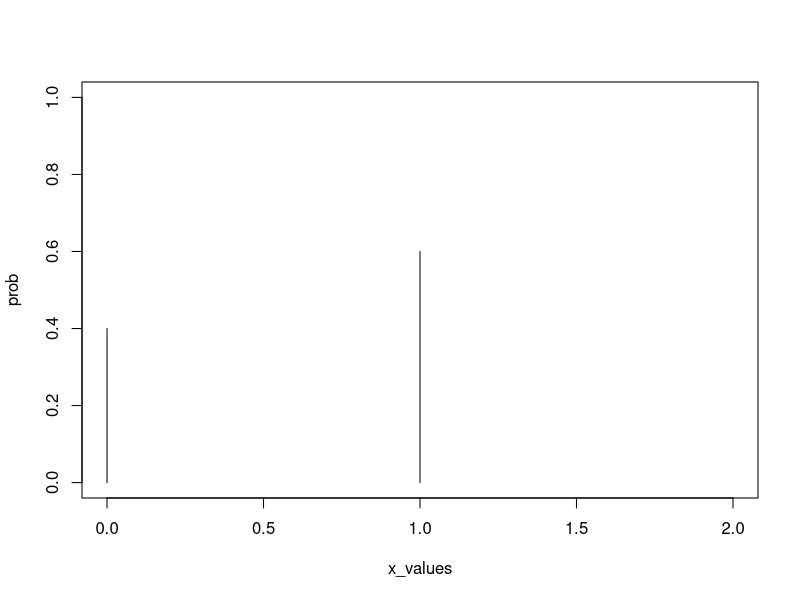
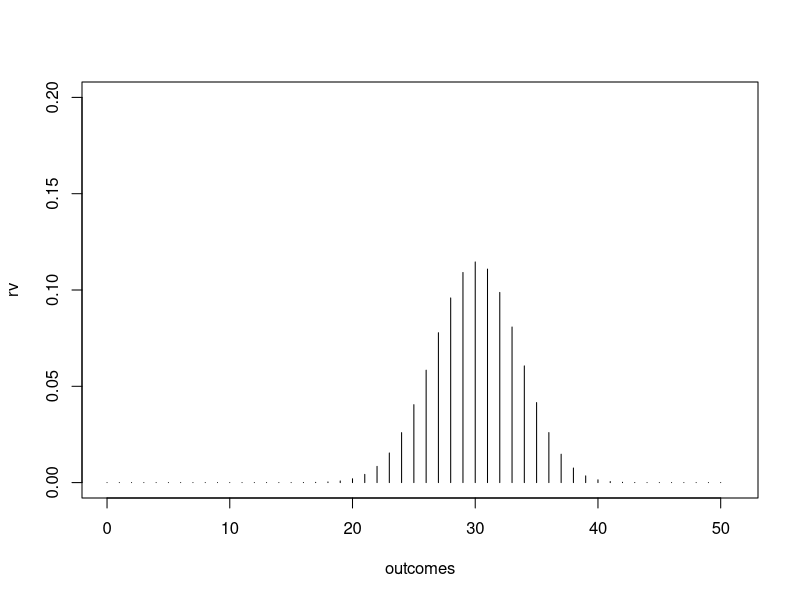
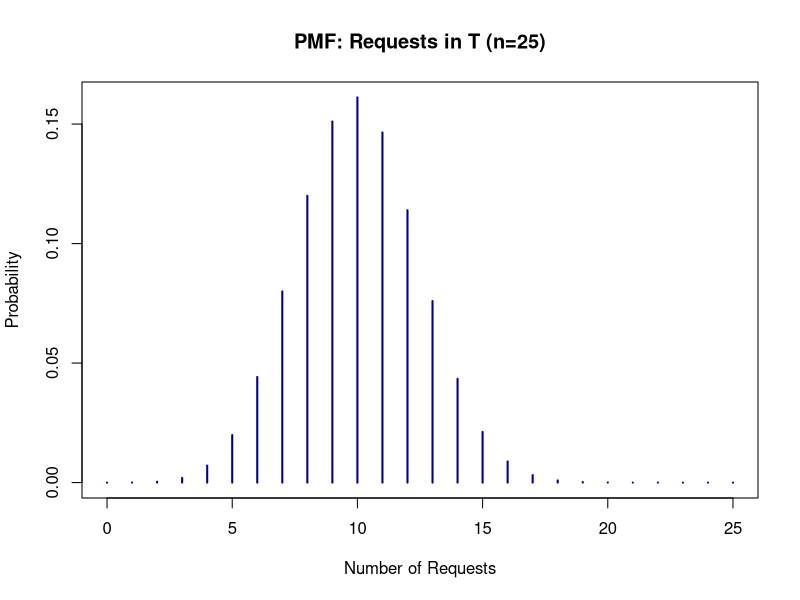
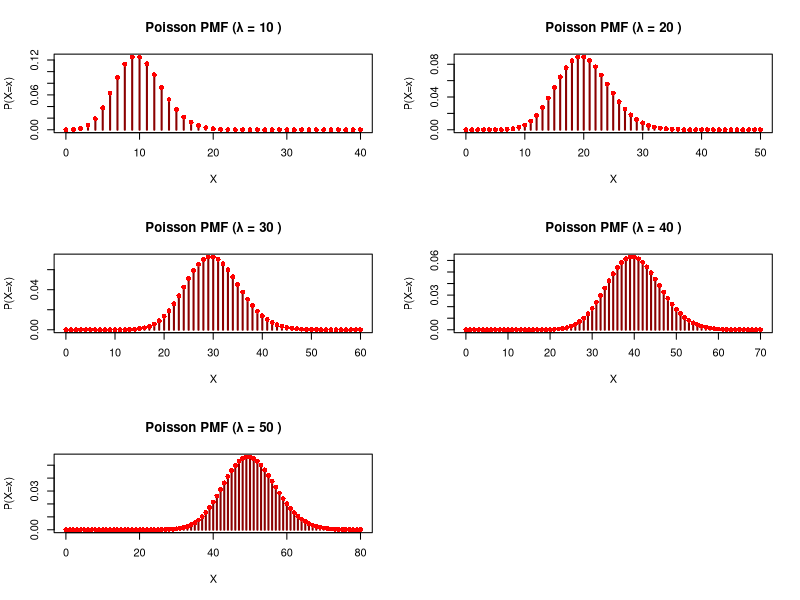
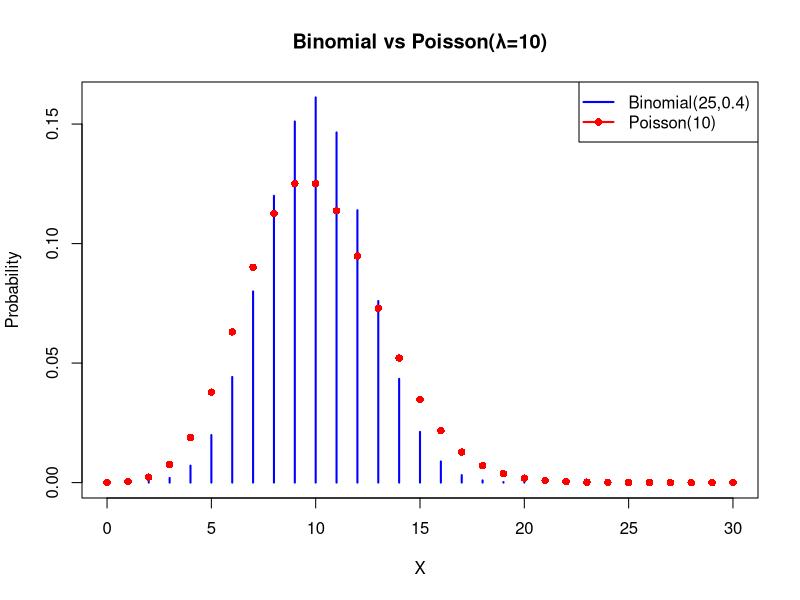
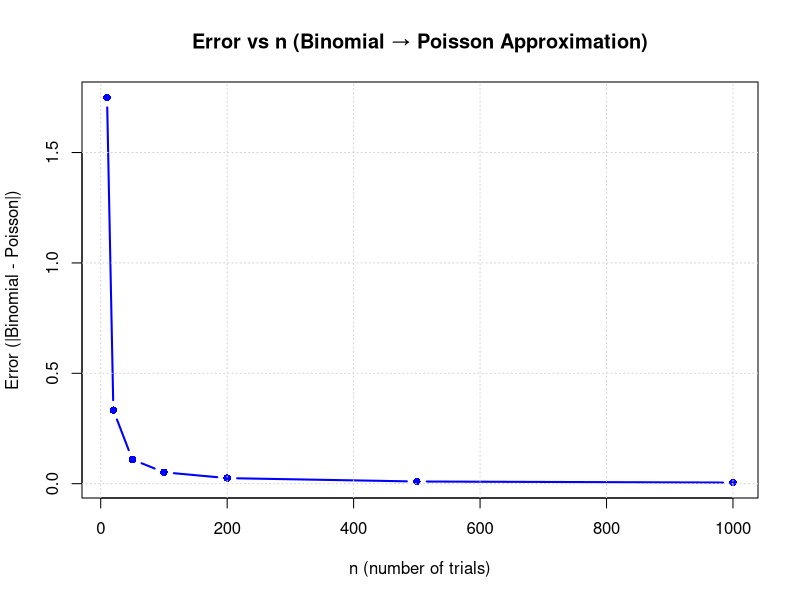

Source code (R) for these figures, in order:
## ---- chunk 1
x = rbinom(1,1,0.6)
print(x)
## ---- chunk 2
y = dbinom(1,1,0.6)
print(y)
## ---- chunk 3
p=0.6
prob = c(1-p,p)
x_values = c(0,1)
plot(x_values,prob,type='h',xlim = c(0,2),ylim=c(0,1))
## ---- chunk 4
x = rbinom(1,50,0.6)
print(x)
n = 50
outcomes = 0:n
rv = vector("numeric",length = 51)
for(i in outcomes){
  rv[i+1]=dbinom(i,50,0.6)
}
plot(outcomes,rv,type='h',xlim = c(0,n+1),ylim=c(0,0.2
                                                 ))
## ---- chunk 5
moment.ans = function(q){
  s=0
  for(i in outcomes){
    s = s+(i^q*rv[i+1])
  }
  return(s)
}
print(moment.ans(1))
mvar = moment.ans(2)-(moment.ans(1)^2)
print(mvar)
## ---- chunk 6
Ti = 5
t = 0.2
n = Ti/t
outcomes = 0:n
rv = vector("numeric",length = n-1)
for(i in outcomes){
  rv[i+1]=dbinom(i,n,0.4)
}

moment_ans = function(q){
  s=0
  for(i in outcomes){
    s = s+(i^q*rv[i+1])
  }
  return(s)
}

mean = moment_ans(1)
mvar = moment_ans(2)-moment_ans(1)^2
print(mean)
print(mvar)
## ---- chunk 7
# Q4: Server request simulation

# Parameters
n <- 25 # number of small intervals (you can try 100, 500, 1000)
p_server <- 0.4

# (a) Simulate multiple experiments
server_samples <- rbinom(10000, size=n, prob=p_server)

# Estimate probability distribution
outcomes <- 0:n
rv_server <- dbinom(outcomes, size=n, prob=p_server)

# Plot PMF
plot(outcomes, rv_server, type='h', col="darkblue", lwd=2,
     main=paste("PMF: Requests in T (n=", n, ")", sep=""),
     xlab="Number of Requests", ylab="Probability")

## ---- chunk 8
# (b) Expected value and variance
expected_requests <- n * p_server
variance_requests <- n * p_server * (1 - p_server)

cat("Expected Requests =", expected_requests, "\n")
cat("Variance =", variance_requests, "\n")

## ---- chunk 9
# (c) Interpretation
# Let's check approximate max requests in simulations
max_requests <- max(server_samples)
cat("Maximum requests observed in simulation =", max_requests, "\n")

# Compare with theoretical mean + 3*sd (rule of thumb)
sd_requests <- sqrt(variance_requests)
cat("Mean + 3*SD =", expected_requests + 3*sd_requests, "\n")

## ---- chunk 10
# Q5: Poisson PMFs with different lambda values
lambda_values <- c(10,20,30,40,50)

par(mfrow=c(3,2))  # 3x2 grid of plots

for (lam in lambda_values) {
  outcomes <- 0:(lam+30)   # cover enough range for visualization
  rv_pois <- dpois(outcomes, lambda=lam)
  
  plot(outcomes, rv_pois, type='h', lwd=2, col="darkred",
       main=paste("Poisson PMF (λ =", lam, ")"),
       xlab="X", ylab="P(X=x)")
  points(outcomes, rv_pois, pch=16, col="red")
}
par(mfrow=c(1,1)) # reset layout

## ---- chunk 11
# From Q4, we had n = 25, p = 0.4
n <- 25
p <- 0.4
lambda_binom <- n * p
lambda_binom
# Compare Binomial(n=25,p=0.4) with Poisson(λ=10)
outcomes <- 0:(lambda_binom+20)
rv_binom <- dbinom(outcomes, size=n, prob=p)
rv_pois <- dpois(outcomes, lambda=lambda_binom)

plot(outcomes, rv_binom, type="h", lwd=2, col="blue",
     main="Binomial vs Poisson(λ=10)",
     xlab="X", ylab="Probability")
points(outcomes, rv_pois, type="p", col="red", pch=16)
legend("topright", legend=c("Binomial(25,0.4)", "Poisson(10)"),
       col=c("blue","red"), lwd=2, pch=c(NA,16))


## ---- chunk 12
# Q7: Error vs n plot (validation of Poisson approx)

lambda <- 10
n_values <- c(10, 20, 50, 100, 200, 500, 1000)
errors <- c()

for (n in n_values) {
  p <- lambda / n   # keep mean fixed at λ
  outcomes <- 0:(lambda+30)
  
  rv_binom <- dbinom(outcomes, size=n, prob=p)
  rv_pois  <- dpois(outcomes, lambda=lambda)
  
  # compute L1 error
  err <- sum(abs(rv_binom - rv_pois))
  errors <- c(errors, err)
}

# Plot Error vs n
plot(n_values, errors, type="b", lwd=2, pch=16, col="blue",
     main="Error vs n (Binomial → Poisson Approximation)",
     xlab="n (number of trials)", ylab="Error (|Binomial - Poisson|)")

# Add grid for clarity
grid()

